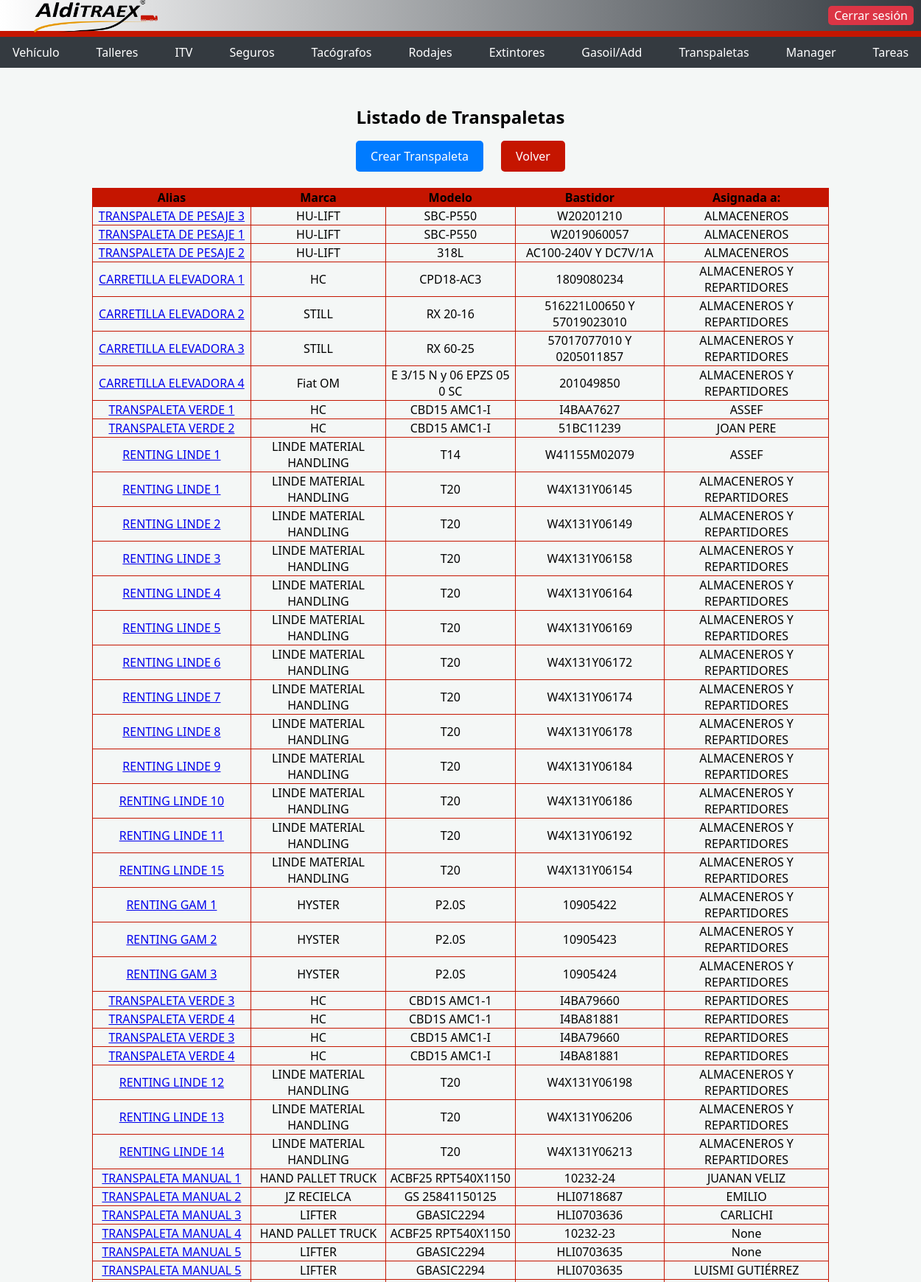
The page /transpaletas (signed in, upper part) on the database its author committed.
### models.py (models this page shows, shortened)
class Transpaleta(db.Base):
    __tablename__ = "transpaleta"
    id = Column(Integer, primary_key=True, autoincrement=True, nullable=False)
    alias = Column(String(200), nullable=False)
    marca = Column(String(200), nullable=False)
    modelo = Column(String(200), nullable=False )
    bastidor = Column(String(200))
    asignada = Column(String(200))
    activo = Column(Boolean, default=False)

### transpaletas/transpaletas.py (the view)
    @app.route('/transpaletas')
    @login_required
    def lista_transpaletas():
        todos_las_transpaletas = db.session.query(Transpaleta).all()
        return render_template('transpaletas.html', lista_transpaletas=todos_las_transpaletas)

### db.py (called while the page is built, shortened)
@event.listens_for(engine, "connect")
def _sqlite_varios_procesos(dbapi_connection, connection_record):
    cursor = dbapi_connection.cursor()
    cursor.execute("PRAGMA journal_mode=WAL")
    cursor.fetchone()
    cursor.execute("PRAGMA busy_timeout=30000")
    cursor.close()

def close_session(error=None):
    if not has_request_context():
        return

    def __getattr__(self, name):
        if has_request_context():
            if 'db_session' not in g:
                g.db_session = Session()
                logger.info("Nueva sesion de BD creada para el request")
            return getattr(g.db_session, name)
        temp_session = Session()
        try:
            return getattr(temp_session, name)
        finally:
            temp_session.close()

### main.py (called while the page is built)
def _es_almacen(username):
    return (username or '').strip().lower() == 'almacen'

@app.before_request
def aplicar_permisos_usuario():
    if not current_user.is_authenticated:
        return None
    user = (current_user.username or '').strip().lower()
    path = request.path or '/'
    if _es_almacen(user):
        if path.startswith('/static/') or path in _RUTAS_ALMACEN:
            return None
        return redirect(url_for('scanner_clientes'))
    if path == '/calidad' or path.startswith('/calidad/'):
        if not puede(user, 'calidad'):
            return redirect(url_for('portada'))
    if not tiene_restriccion(user):
        return None
    if ruta_permitida(user, path):
        return None
    return redirect(url_for('portada'))

@login_manager.user_loader
def load_user(user_id):
    return db.session.query(Usuario).filter_by(id=user_id).first()

### permisos.py (called while the page is built, shortened)
def _norm(username: str | None) -> str:
    return (username or "").strip().lower()

def _mods_uncached(username: str) -> frozenset[str] | None:
    if username == USUARIO_FIJO:
        return TODOS_MODULOS

def _mods(username: str | None) -> frozenset[str] | None:
    u = _norm(username)
    if not has_request_context():
        return _mods_uncached(u)
    cache = getattr(g, "_mods_cache", None)
    if cache is None:
        cache = {}
        g._mods_cache = cache
    if u not in cache:
        cache[u] = _mods_uncached(u)
    return cache[u]

def tiene_restriccion(username: str | None) -> bool:
    mods = _mods(username)
    if mods is None:
        return False
    return not (MODULOS_GENERAL <= mods)

### templates/transpaletas.html (shortened to what this page needs)
<!DOCTYPE html>
<html lang="es">
<head>
    <link rel="stylesheet" href="https://unpkg.com/swiper/swiper-bundle.min.css" />
    <link rel="stylesheet" href="https://cdnjs.cloudflare.com/ajax/libs/font-awesome/6.0.0-beta3/css/all.min.css">
    <link rel="stylesheet" href="{{ url_for('static', filename='main.css') }}">
</head>
<body>
    <div class="top-bar">
       <img src="{{ url_for('static', filename='logo.png') }}" alt="Logo de la empresa">
        <span class="top-user">{{ current_user.username }}</span>
        <a href="/logout" class="top-button">Cerrar sesión</a>
    </div>
    <div class="nav-bar">
        <a href="/vehiculos">Vehículo</a>
        <a href="/talleres">Talleres</a>
        <a href="/itv">ITV</a>
        <a href="/seguros">Seguros</a>
        <a href="/tacografos">Tacógrafos</a>
        <a href="/rodajes">Rodajes</a>
        <a href="/extintores">Extintores</a>
        <a href="/selector">Gasoil/Add</a>
        <a href="/transpaletas">Transpaletas</a>
        {% if current_user.username|lower in ['jmurillo', 'rocio', 'pserrano', 'rrodriguez'] %}
        <a href="/manager">Manager</a>
        <a href="/tareas">Tareas</a>
        {% endif %}
    </div>
    <div class="container">
        <h1>Listado de Transpaletas</h1>
	<a class="button" href="/formulario_transpaleta"> Crear Transpaleta</a>
        <a class="button_red" href="/index">Volver</a>
        <table>
            <thead>
                <tr>
                    <th>Alias</th>
                    <th>Marca</th>
                    <th>Modelo</th>
                    <th>Bastidor</th>
                    <th>Asignada a:</th>
                </tr>
            </thead>
            <tbody>
                {% for t in lista_transpaletas %}
                <tr>
                    <td><a href="/talleres_transpaleta/{{t.id}}">{{ t.alias }}</a></td>
                    <td>{{ t.marca }}</td>
                    <td>{{ t.modelo }}</td>
                    <td>{{ t.bastidor }}</td>
                    <td>{{ t.asignada }}</td>
                </tr>
                {% endfor %}
            </tbody>
        </table>
        <br>
    </div>
</body>
</html>

### static/main.css (style rules this page uses)
body { font-family: Arial, sans-serif; margin: 0; padding: 0; background-color: white; width: 100%; height: 50vh; height: 100vh; }
.top-bar { background-color: white; height: 140px; width: 100%; display: flex; justify-content: center; align-items: center; border-bottom: 8px solid #c51500; }
.top-button { position: absolute; top: 100; right: 0; margin: 10px; }
.top-user { position: absolute; top: 0; right: 0; margin: 10px; }
.container { text-align: center; margin-top: 50px; justify-content: center; }
img { width: 400px; height: 120px; }
h1 { margin-top: 20px; font-size: 24px; }
.button { display: inline-block; padding: 10px 20px; margin: 0 10px; background-color: #007bff; color: #fff; text-decoration: none; border-radius: 5px; }
.button_red { display: inline-block; padding: 10px 20px; margin: 0 10px; background-color: #c51500; color: #fff; text-decoration: none; border-radius: 5px; }
tbody { text-align: center; margin-top: 50px; justify-content: center; }
table { text-align: center; margin-top: 50px; justify-content: center; margin: 0 auto; border: 1px solid black; border-collapse: collapse; width: 1000px }
td { text-align: center; margin-top: 50px; justify-content: center; margin: 10 auto; border: 1px solid black; border-collapse: collapse; margin-left: 10px; }
th { text-align: center; margin-top: 50px; justify-content: center; margin: 10 auto; border: 1px solid black; border-collapse: collapse; background-color: #c51500; }
td, th { border: 1px solid #c51500; }

### templates/transpaletas.html (style rules this page uses)
body { font-family: 'Segoe UI', Tahoma, Geneva, Verdana, sans-serif; background-color: #f4f7f6; margin: 0; padding: 0; }
.top-bar { display: flex; justify-content: space-between; align-items: center; padding: 2px 30px; background: linear-gradient(to right, #ffffff, #343a40); color: white; height: 50px; box-sizing: border-box; }
.top-bar img { width: 200px; height: 45px; object-fit: contain; }
.top-user { font-weight: bold; font-size: 14px; margin-left: auto; margin-right: 20px; }
.top-button { padding: 2px 8px; background-color: #dc3545; color: white; text-decoration: none; border-radius: 5px; transition: background-color 0.3s; }
.nav-bar { background-color: #343a40; padding: 5px 30px; display: flex; justify-content: center; gap: 20px; }
.nav-bar a { color: white; text-decoration: none; font-size: 16px; padding: 5px 15px; border-radius: 5px; transition: background-color 0.3s; }

### rows shown on the page
Transpaleta: alias "TRANSPALETA DE PESAJE 3", marca "HU-LIFT", modelo "SBC-P550", bastidor "W20201210", asignada "ALMACENEROS"
Transpaleta: alias "TRANSPALETA DE PESAJE 1", marca "HU-LIFT", modelo "SBC-P550", bastidor "W2019060057", asignada "ALMACENEROS"
Transpaleta: alias "TRANSPALETA DE PESAJE 2", marca "HU-LIFT", modelo "318L", bastidor "AC100-240V Y DC7V/1A", asignada "ALMACENEROS"
Transpaleta: alias "CARRETILLA ELEVADORA 1", marca "HC", modelo "CPD18-AC3", bastidor "1809080234", asignada "ALMACENEROS Y REPARTIDORES"
Transpaleta: alias "CARRETILLA ELEVADORA 2", marca "STILL", modelo "RX 20-16", bastidor "516221L00650 Y 57019023010", asignada "ALMACENEROS Y REPARTIDORES"
Transpaleta: alias "CARRETILLA ELEVADORA 3", marca "STILL", modelo "RX 60-25", bastidor "57017077010 Y 0205011857", asignada "ALMACENEROS Y REPARTIDORES"
Transpaleta: alias "CARRETILLA ELEVADORA 4", marca "Fiat OM", modelo "E 3/15 N y 06 EPZS 05 0 SC", bastidor "201049850", asignada "ALMACENEROS Y REPARTIDORES"
Transpaleta: alias "TRANSPALETA VERDE 1", marca "HC", modelo "CBD15 AMC1-I", bastidor "I4BAA7627", asignada "ASSEF"
Transpaleta: alias "TRANSPALETA VERDE 2", marca "HC", modelo "CBD15 AMC1-I", bastidor "51BC11239", asignada "JOAN PERE"
Transpaleta: alias "RENTING LINDE 1", marca "LINDE MATERIAL HANDLING", modelo "T14", bastidor "W41155M02079", asignada "ASSEF"
Transpaleta: alias "RENTING LINDE 1", marca "LINDE MATERIAL HANDLING", modelo "T20", bastidor "W4X131Y06145", asignada "ALMACENEROS Y REPARTIDORES"
Transpaleta: alias "RENTING LINDE 2", marca "LINDE MATERIAL HANDLING", modelo "T20", bastidor "W4X131Y06149", asignada "ALMACENEROS Y REPARTIDORES"
Transpaleta: alias "RENTING LINDE 3", marca "LINDE MATERIAL HANDLING", modelo "T20", bastidor "W4X131Y06158", asignada "ALMACENEROS Y REPARTIDORES"
Transpaleta: alias "RENTING LINDE 4", marca "LINDE MATERIAL HANDLING", modelo "T20", bastidor "W4X131Y06164", asignada "ALMACENEROS Y REPARTIDORES"
Transpaleta: alias "RENTING LINDE 5", marca "LINDE MATERIAL HANDLING", modelo "T20", bastidor "W4X131Y06169", asignada "ALMACENEROS Y REPARTIDORES"
Transpaleta: alias "RENTING LINDE 6", marca "LINDE MATERIAL HANDLING", modelo "T20", bastidor "W4X131Y06172", asignada "ALMACENEROS Y REPARTIDORES"
Transpaleta: alias "RENTING LINDE 7", marca "LINDE MATERIAL HANDLING", modelo "T20", bastidor "W4X131Y06174", asignada "ALMACENEROS Y REPARTIDORES"
Transpaleta: alias "RENTING LINDE 8", marca "LINDE MATERIAL HANDLING", modelo "T20", bastidor "W4X131Y06178", asignada "ALMACENEROS Y REPARTIDORES"
Transpaleta: alias "RENTING LINDE 9", marca "LINDE MATERIAL HANDLING", modelo "T20", bastidor "W4X131Y06184", asignada "ALMACENEROS Y REPARTIDORES"
Transpaleta: alias "RENTING LINDE 10", marca "LINDE MATERIAL HANDLING", modelo "T20", bastidor "W4X131Y06186", asignada "ALMACENEROS Y REPARTIDORES"
Transpaleta: alias "RENTING LINDE 11", marca "LINDE MATERIAL HANDLING", modelo "T20", bastidor "W4X131Y06192", asignada "ALMACENEROS Y REPARTIDORES"
Transpaleta: alias "RENTING LINDE 15", marca "LINDE MATERIAL HANDLING", modelo "T20", bastidor "W4X131Y06154", asignada "ALMACENEROS Y REPARTIDORES"
Transpaleta: alias "RENTING GAM 1", marca "HYSTER", modelo "P2.0S", bastidor "10905422", asignada "ALMACENEROS Y REPARTIDORES"
Transpaleta: alias "RENTING GAM 2", marca "HYSTER", modelo "P2.0S", bastidor "10905423", asignada "ALMACENEROS Y REPARTIDORES"
Transpaleta: alias "RENTING GAM 3", marca "HYSTER", modelo "P2.0S", bastidor "10905424", asignada "ALMACENEROS Y REPARTIDORES"
Transpaleta: alias "TRANSPALETA VERDE 3", marca "HC", modelo "CBD1S AMC1-1", bastidor "I4BA79660", asignada "REPARTIDORES"
Transpaleta: alias "TRANSPALETA VERDE 4", marca "HC", modelo "CBD1S AMC1-1", bastidor "I4BA81881", asignada "REPARTIDORES"
Transpaleta: alias "TRANSPALETA VERDE 3", marca "HC", modelo "CBD15 AMC1-I", bastidor "I4BA79660", asignada "REPARTIDORES"
Transpaleta: alias "TRANSPALETA VERDE 4", marca "HC", modelo "CBD15 AMC1-I", bastidor "I4BA81881", asignada "REPARTIDORES"
Transpaleta: alias "RENTING LINDE 12", marca "LINDE MATERIAL HANDLING", modelo "T20", bastidor "W4X131Y06198", asignada "ALMACENEROS Y REPARTIDORES"
Transpaleta: alias "RENTING LINDE 13", marca "LINDE MATERIAL HANDLING", modelo "T20", bastidor "W4X131Y06206", asignada "ALMACENEROS Y REPARTIDORES"
Transpaleta: alias "RENTING LINDE 14", marca "LINDE MATERIAL HANDLING", modelo "T20", bastidor "W4X131Y06213", asignada "ALMACENEROS Y REPARTIDORES"
Transpaleta: alias "TRANSPALETA MANUAL 1", marca "HAND PALLET TRUCK", modelo "ACBF25 RPT540X1150", bastidor "10232-24", asignada "JUANAN VELIZ"
Transpaleta: alias "TRANSPALETA MANUAL 2", marca "JZ RECIELCA", modelo "GS 25841150125", bastidor "HLI0718687", asignada "EMILIO"
Transpaleta: alias "TRANSPALETA MANUAL 3", marca "LIFTER", modelo "GBASIC2294", bastidor "HLI0703636", asignada "CARLICHI"
Transpaleta: alias "TRANSPALETA MANUAL 4", marca "HAND PALLET TRUCK", modelo "ACBF25 RPT540X1150", bastidor "10232-23", asignada "None"
Transpaleta: alias "TRANSPALETA MANUAL 5", marca "LIFTER", modelo "GBASIC2294", bastidor "HLI0703635", asignada "None"
Transpaleta: alias "TRANSPALETA MANUAL 5", marca "LIFTER", modelo "GBASIC2294", bastidor "HLI0703635", asignada "LUISMI GUTIÉRREZ"
